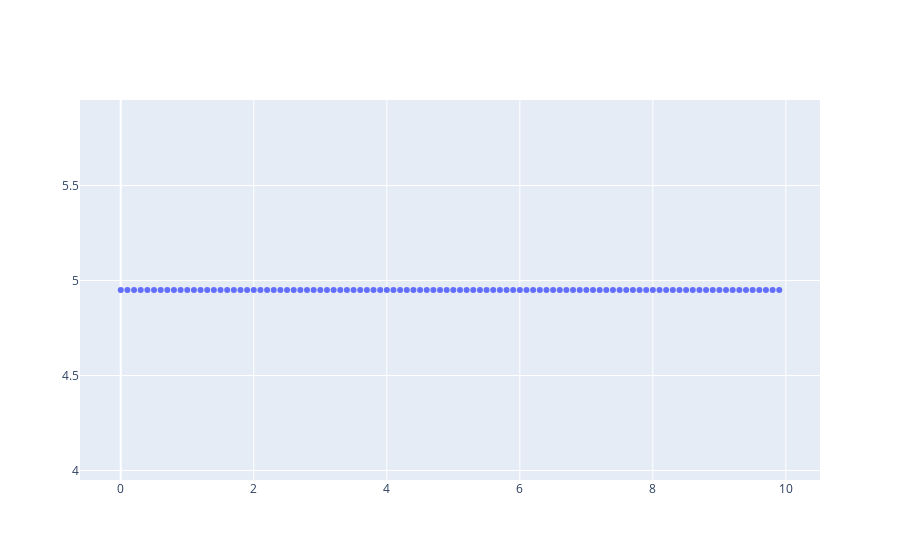

Write notebook code for a chart like this one.
### Markdown cell above
# Приклад
Почнемо ми зі спрощеної ситуації. Припустимо, що у нас є одна реальна ознака, він буде рівномірно розподілений.

Ми додамо 2 ознака, значення якого дорівнює константі.

У реальній ситуації очевидно, що це сміття, однак, якщо ознак багато, не завжди вдається це помітити, так само відсікання такої ознаки може бути утруднено, якщо це не 100% константа (наприклад, частина значень все ж таки відрізняються).

### Code cell
import numpy as np
import pandas as pd
import plotly.graph_objs as go

x = np.arange(0, 10, 0.1)
Data = pd.DataFrame()
Data['feature1'] = x
Data['feature2'] = [x.mean()]*len(x) # constant

fig = go.Figure()
fig.add_trace(go.Scatter(x=Data['feature1'], y=Data['feature2'], mode='markers'))
fig.show()

### Figure 1 — Plotly figure (JSON) as saved in the notebook; plotly's stock layout.template omitted (floating-point values rounded to 4 significant figures)
{"data": [{"mode": "markers", "type": "scatter", "x": [0, 0.1, 0.2, 0.3, 0.4, 0.5, 0.6, 0.7, 0.8, 0.9, 1, 1.1, 1.2, 1.3, 1.4, 1.5, 1.6, 1.7, 1.8, 1.9, 2, 2.1, 2.2, 2.3, 2.4, 2.5, 2.6, 2.7, 2.8, 2.9, 3, 3.1, 3.2, 3.3, 3.4, 3.5, 3.6, 3.7, 3.8, 3.9, 4, 4.1, 4.2, 4.3, 4.4, 4.5, 4.6, 4.7, 4.8, 4.9, 5, 5.1, 5.2, 5.3, 5.4, 5.5, 5.6, 5.7, 5.8, 5.9, 6, 6.1, 6.2, 6.3, 6.4, 6.5, 6.6, 6.7, 6.8, 6.9, 7, 7.1, 7.2, 7.3, 7.4, 7.5, 7.6, 7.7, 7.8, 7.9, 8, 8.1, 8.2, 8.3, 8.4, 8.5, 8.6, 8.7, 8.8, 8.9, 9, 9.1, 9.2, 9.3, 9.4, 9.5, 9.6, 9.7, 9.8, 9.9], "y": [4.95, 4.95, 4.95, 4.95, 4.95, 4.95, 4.95, 4.95, 4.95, 4.95, 4.95, 4.95, 4.95, 4.95, 4.95, 4.95, 4.95, 4.95, 4.95, 4.95, 4.95, 4.95, 4.95, 4.95, 4.95, 4.95, 4.95, 4.95, 4.95, 4.95, 4.95, 4.95, 4.95, 4.95, 4.95, 4.95, 4.95, 4.95, 4.95, 4.95, 4.95, 4.95, 4.95, 4.95, 4.95, 4.95, 4.95, 4.95, 4.95, 4.95, 4.95, 4.95, 4.95, 4.95, 4.95, 4.95, 4.95, 4.95, 4.95, 4.95, 4.95, 4.95, 4.95, 4.95, 4.95, 4.95, 4.95, 4.95, 4.95, 4.95, 4.95, 4.95, 4.95, 4.95, 4.95, 4.95, 4.95, 4.95, 4.95, 4.95, 4.95, 4.95, 4.95, 4.95, 4.95, 4.95, 4.95, 4.95, 4.95, 4.95, 4.95, 4.95, 4.95, 4.95, 4.95, 4.95, 4.95, 4.95, 4.95, 4.95]}], "layout": {}}
